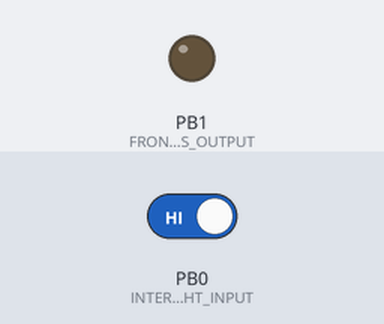
Bench run of a sketch on a simulated ATtiny85, built with avr-gcc and run on an emulated ATtiny85. Shown: output pins drawn as LEDs (lit = HIGH). Wiring (inferred from the names in the program): IR receiver: data PB2. Inputs (shaded band) come from the test bench; at power-on: PB0 (INTERNAL_LIGHT_INPUT) HIGH.

Above: at 1.2 s.
1.3 s: PB0 (INTERNAL_LIGHT_INPUT) driven LOW
At 1.7 s:
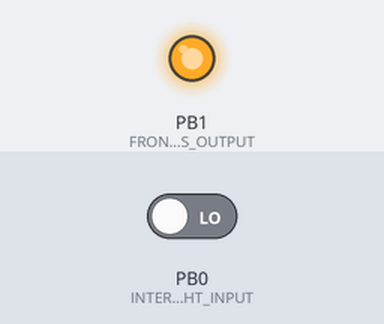
2.8 s: PB0 (INTERNAL_LIGHT_INPUT) driven HIGH
At 4.0 s:
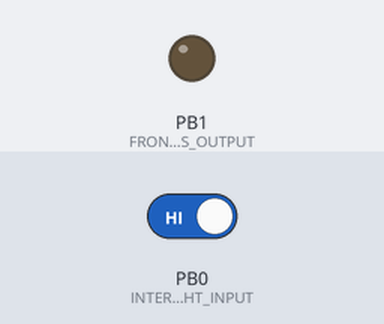
Timing chart, 0 to 5.8 s (numbered marks = the images above; inputs shaded):
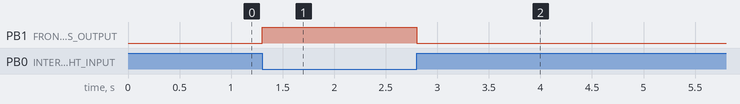

Measured:
- after the input at 1.3 s, PB1 (FRONT_LIGHTS_OUTPUT): LOW → HIGH at once
- after the input at 2.8 s, PB1 (FRONT_LIGHTS_OUTPUT): HIGH → LOW at once

The sketch:

garageLights_digispark_simple.ino
```cpp
#define INTERNAL_LIGHT_INPUT 0 // active low
#define REMOTE_INPUT 2 // active low

#define FRONT_LIGHTS_OUTPUT 1

bool remoteButtonPreviousPoll = true; // pullup sets line high if button not pressed
bool onViaRemote = false;

// the setup function runs once when you press reset or power the board
void setup()
{
  pinMode(FRONT_LIGHTS_OUTPUT, OUTPUT);
  digitalWrite(FRONT_LIGHTS_OUTPUT, LOW);

  // input, with pullup resistor enabled
  pinMode(INTERNAL_LIGHT_INPUT, OUTPUT);
  digitalWrite(INTERNAL_LIGHT_INPUT, HIGH);
  pinMode(INTERNAL_LIGHT_INPUT, INPUT);

  // input, with pullup resistor enabled
  pinMode(REMOTE_INPUT, OUTPUT);
  digitalWrite(REMOTE_INPUT, HIGH);
  pinMode(REMOTE_INPUT, INPUT);
}

void loop()
{
  if(!onViaRemote)
  {
    digitalWrite(FRONT_LIGHTS_OUTPUT, !digitalRead(INTERNAL_LIGHT_INPUT));
  }
  if(remoteButtonRequested())
  {
    onViaRemote = !digitalRead(FRONT_LIGHTS_OUTPUT);
    digitalWrite(FRONT_LIGHTS_OUTPUT, onViaRemote);
  }
}

bool remoteButtonRequested()
{
  bool remoteButtonThisPoll = digitalRead(REMOTE_INPUT);
  bool result = (remoteButtonPreviousPoll == true && remoteButtonThisPoll == false);
  remoteButtonPreviousPoll = remoteButtonThisPoll;

  return result;
}
```
